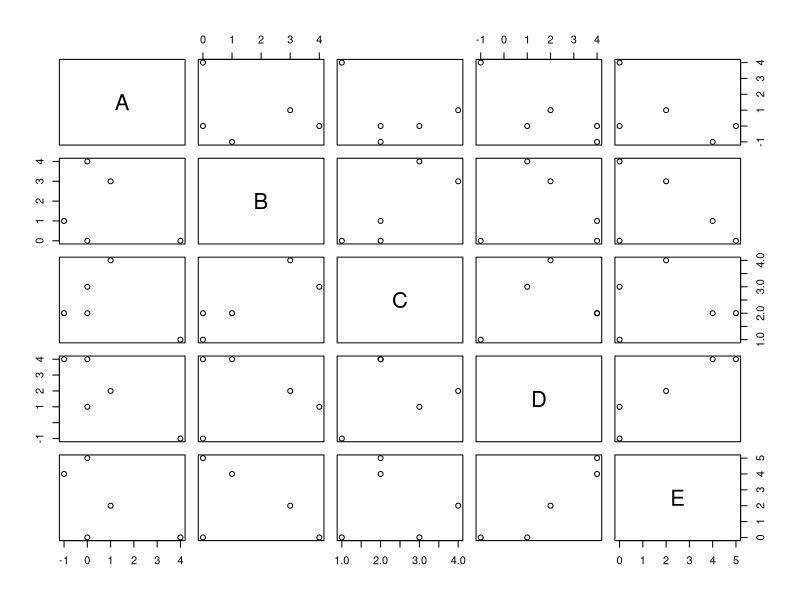

The R script that drew this image:
# #### #
# 1.1
# #### #
matrix1 <- matrix(nrow=5, ncol=5)
matrix1[1,] <- c(-1,0,1,1,-1)
matrix1[2,] <- c(1,0,-1,1,-1)
matrix1[3,] <- c(0,1,-1,1,-1)
matrix1[4,] <- c(0,1,-1,-1,-1)
matrix1[5,] <- c(-1,1,-1,-1,-1)

# #### #
# 1.1
# #### #
matrix2 <- matrix1 %*% t(matrix1)
matrix2

# #### #
# 1.3
# #### #
#q1.3 Save matrix2 row-by-row in to a data frame called "df1" with rownames and colnames as
#       "A", "B", "C", "D", and "E"
df1 <- data.frame(matrix2)
rownames(df1) <- c("A","B","C","D","E")
colnames(df1) <- c("A","B","C","D","E")
df1

# #### #
# 1.4
# #### #
plot(df1)

# #### #
# 1.5
# #### #
# B and C are close to each other, D and E are close to each other and A is closer to B than anyone else.
